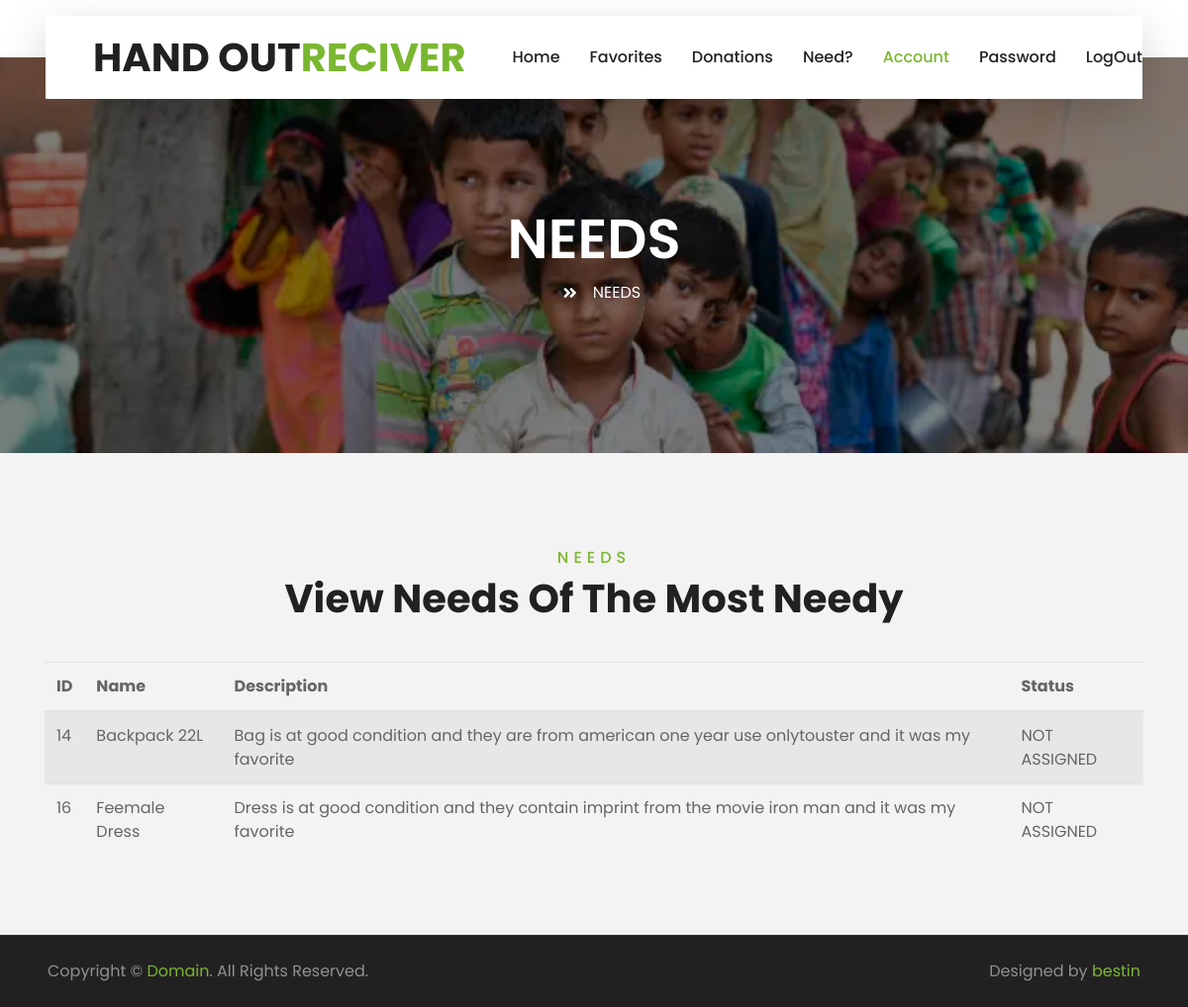
The page /receiver/favorites.php (signed in) on the database its author committed.
### tables this page shows
CREATE TABLE `fav` (
  `id` int(11) NOT NULL,
  `r_id` int(11) NOT NULL,
  `d_id` varchar(100) NOT NULL,
  `timestamp` timestamp NOT NULL DEFAULT current_timestamp() ON UPDATE current_timestamp()
);

CREATE TABLE `donate` (
  `id` int(200) NOT NULL,
  `name` varchar(2000) NOT NULL,
  `description` varchar(2000) NOT NULL,
  `from_id` int(200) NOT NULL,
  `email` varchar(200) NOT NULL,
  `phone` int(200) NOT NULL,
  `to_id` int(200) NOT NULL DEFAULT 0,
  `thump` varchar(2000) NOT NULL,
  `status` varchar(2000) NOT NULL DEFAULT 'NA',
  `d_id` int(100) NOT NULL DEFAULT 0,
  `address` varchar(2000) NOT NULL
);

### receiver/favorites.php (the view, shortened to what this page needs)
<?php
$id = $_SESSION['id'];
?>
<!DOCTYPE html>
<html lang="en">
<head>
    <link href="https://cdnjs.cloudflare.com/ajax/libs/font-awesome/5.10.0/css/all.min.css" rel="stylesheet">
    <link href="lib/owlcarousel/assets/owl.carousel.min.css" rel="stylesheet">
    <link href="lib/tempusdominus/css/tempusdominus-bootstrap-4.min.css" rel="stylesheet" />
    <link href="../css/style.css" rel="stylesheet">
</head>
<body>
    <div class="container-fluid bg-light pt-3 d-none d-lg-block">
        </div>
    <div class="container-fluid position-relative nav-bar p-0">
        <div class="container-lg position-relative p-0 px-lg-3" style="z-index: 9;">
            <nav class="navbar navbar-expand-lg bg-light navbar-light shadow-lg py-3 py-lg-0 pl-3 pl-lg-5">
                <a href="" class="navbar-brand">
                    <h1 class="m-0 text-primary"><span class="text-dark">HAND OUT</span>RECIVER</h1>
                </a>
                <div class="collapse navbar-collapse justify-content-between px-3" id="navbarCollapse">
                    <div class="navbar-nav ml-auto py-0">
                    <a href="welcome.php" class="nav-item nav-link">Home</a>
                        <a href="favorites.php" class="nav-item nav-link">Favorites</a>
                        <a href="view.php" class="nav-item nav-link">Donations</a>
                        <a href="need.php" class="nav-item nav-link">Need?</a>
                        <a href="account.php" class="nav-item nav-link  active">Account</a>
                        <a href="password_reset.php" class="nav-item nav-link">Password</a>
                        <a href="logout.php" class="nav-item nav-link">LogOut</a>
                    </div>
                </div>
            </nav>
        </div>
    </div>
    <div class="container-fluid page-header">
        <div class="container">
            <div class="d-flex flex-column align-items-center justify-content-center" style="min-height: 400px">
                <h3 class="display-4 text-white text-uppercase">Needs</h3>
                <div class="d-inline-flex text-white">
                    <i class="fa fa-angle-double-right pt-1 px-3"></i>
                    <p class="m-0 text-uppercase">Needs</p>
                </div>
            </div>
        </div>
    </div>
    <div class="container-fluid py-5">
        <div class="container pt-5 pb-3">
            <div class="text-center mb-3 pb-3">
                <h6 class="text-primary text-uppercase" style="letter-spacing: 5px;">Needs</h6>
                <h1>View Needs Of The Most Needy</h1>
            </div>
            <div class="row">
            <div class="container">
            <?php
require_once "../config/config.php";
$sql = "SELECT fav.d_id, donate.name, donate.description, donate.status FROM fav INNER JOIN donate ON fav.d_id = donate.id WHERE fav.r_id = $id";
$result = $mysql_db->query($sql);
if ($result->num_rows > 0) {
    ?>
<table class="table table-striped">
  <thead>
    <tr>
      <th scope="col">ID</th>
      <th scope="col">Name</th>
      <th scope="col">Description</th>
      <th scope="col">Status</th>
    </tr>
  </thead>
  <tbody>
  <?php
    while ($row = $result->fetch_assoc()) {
        ?>
    <tr>
      <td><?php echo $row['d_id']; ?></td>
      <td><?php echo $row['name']; ?></td>
      <td><?php echo $row['description']; ?></td>
      <td><?php echo $row['status']; ?></td>
    </tr>
    <?php
    }
}
    ?>
  </tbody>
</table>
</div>
            </div>
        </div>
    </div>
     <div class="container-fluid bg-dark text-white border-top py-4 px-sm-3 px-md-5" style="border-color: rgba(256, 256, 256, .1) !important;">
        <div class="row">
            <div class="col-lg-6 text-center text-md-left mb-3 mb-md-0">
                <p class="m-0 text-white-50">Copyright &copy; <a href="#">Domain</a>. All Rights Reserved.</a>
                </p>
            </div>
            <div class="col-lg-6 text-center text-md-right">
                <p class="m-0 text-white-50">Designed by <a href="mailto:bestin.s.jorly@gmail.com?subject=HandOut donation managemant system" target="_blank">bestin</a>
                </p>
            </div>
        </div>
    </div>
</body>
</html>

### rows shown on the page
fav: d "14", donate.name "Backpack 22L", donate.description "Bag is at good condition and they are from american one year use onlytouster and it was my favorite", donate.status "NOT ASSIGNED"
fav: d "16", donate.name "Feemale Dress", donate.description "Dress is at good condition and they contain imprint from the movie iron man and it was my favorite", donate.status "NOT ASSIGNED"
